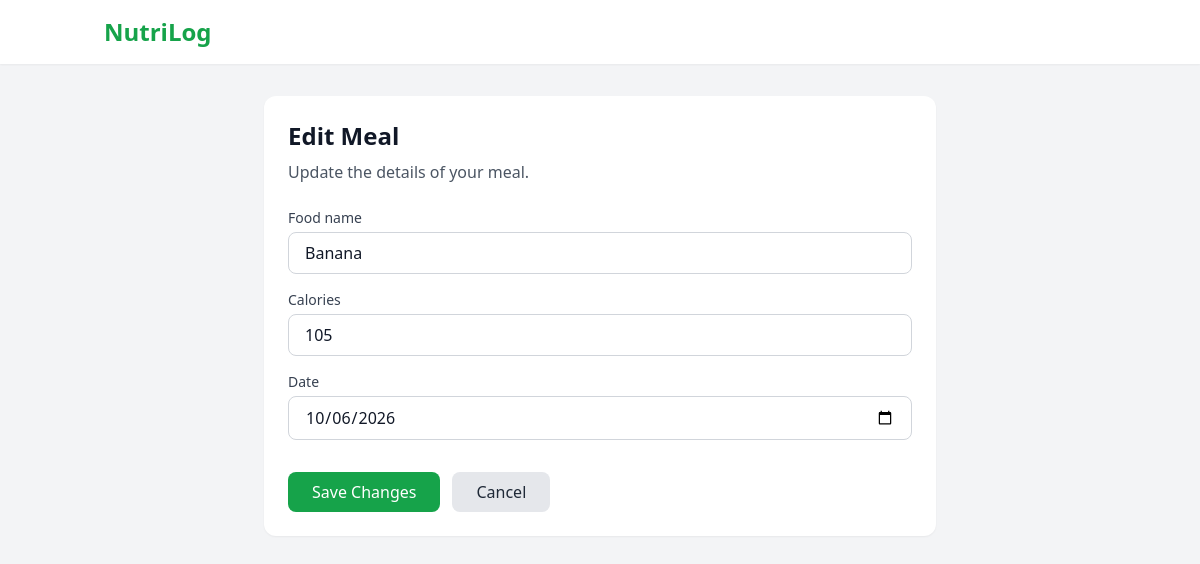
Page /edit/1/ on the committed database.
### meal_log/models.py (models this page shows, shortened)
class MealEntry(models.Model):
    name = models.CharField(max_length=200)
    calories = models.PositiveIntegerField()
    date = models.DateField()
    created_at = models.DateTimeField(auto_now_add=True)

### meal_log/views.py (the view)
# urls.py: path('edit/<int:meal_id>/',edit_meal,name='edit_meal'),
def edit_meal(request, meal_id):
    meal = get_object_or_404(MealEntry, id=meal_id)
    if request.method == 'POST':
        form = MealEntryForm(request.POST, instance=meal)
        if form.is_valid():
            form.save()
            return redirect('home')
    else:
        form = MealEntryForm(instance=meal)
    return render(request, 'meal_log/edit_meal.html', {
        'form': form,
        'meal': meal,
    })

### meal_log/forms.py
class MealEntryForm(forms.ModelForm):
    class Meta:
        model = MealEntry
        fields = ['name', 'calories', 'date']
        widgets = {
            'name': forms.TextInput(attrs={
                'placeholder': 'Enter food name',
                'class': 'w-full border border-gray-300 rounded-lg px-4 py-2 focus:outline-none focus:ring-2 focus:ring-green-500',
            }),
            'calories': forms.NumberInput(attrs={
                'placeholder': 'Enter calories',
                'min': '0',
                'class': 'w-full border border-gray-300 rounded-lg px-4 py-2 focus:outline-none focus:ring-2 focus:ring-green-500',
            }),
            'date': forms.DateInput(attrs={
                'type': 'date',
                'class': 'w-full border border-gray-300 rounded-lg px-4 py-2 focus:outline-none focus:ring-2 focus:ring-green-500',
            }),
        }

### meal_log/templates/meal_log/edit_meal.html (shortened to what this page needs)
{% extends 'meal_log/base.html' %}
{% block content %}
<div class="max-w-2xl mx-auto">
    <div class="bg-white rounded-xl shadow-sm p-6">
        <h1 class="text-2xl font-bold mb-2">
            Edit Meal
        </h1>
        <p class="text-gray-600 mb-6">
            Update the details of your meal.
        </p>
        <form method="POST" class="space-y-4">
            <div>
    <label class="block text-sm font-medium text-gray-700 mb-1">
        Food name
    </label>
    {{ form.name }}
</div>
<div>
    <label class="block text-sm font-medium text-gray-700 mb-1">
        Calories
    </label>
    {{ form.calories }}
</div>
<div>
    <label class="block text-sm font-medium text-gray-700 mb-1">
        Date
    </label>
    {{ form.date }}
</div>
            <div class="flex flex-col sm:flex-row gap-3 pt-4">
                <button
                    type="submit"
                    class="bg-green-600 text-white px-6 py-2 rounded-lg hover:bg-green-700 transition">
                    Save Changes
                </button>
                <a
                    href="{% url 'home' %}"
                    class="bg-gray-200 text-gray-800 px-6 py-2 rounded-lg hover:bg-gray-300 transition text-center">
                    Cancel
                </a>
            </div>
        </form>
    </div>
</div>
{% endblock %}

### rows in the picture
MealEntry: name "Banana", calories "105", date "10/06/2026"
